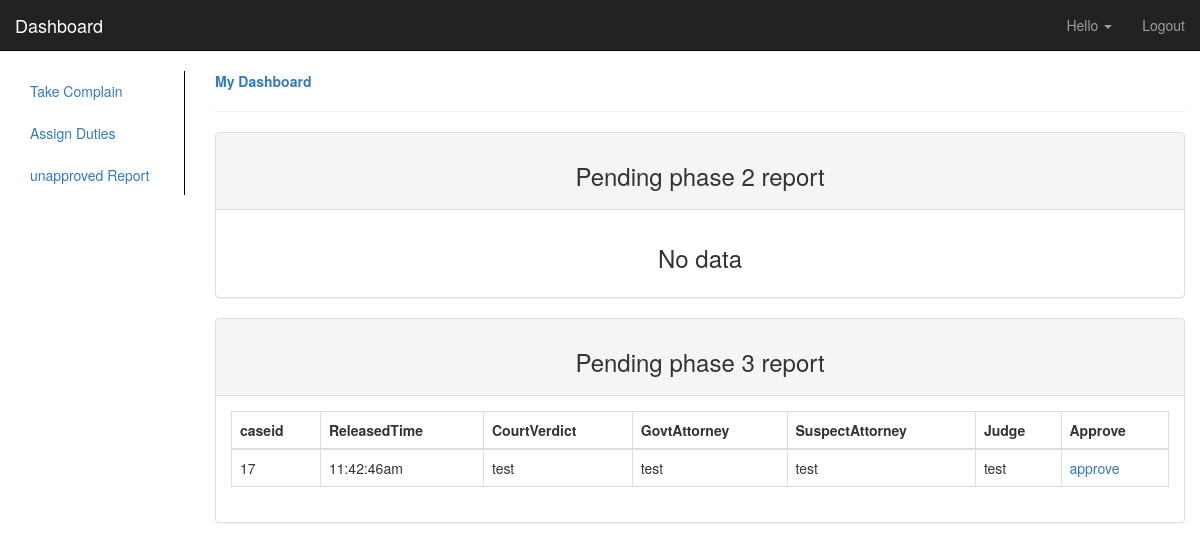
Page /inspector/un_rep.php on the committed database.
### tables this page shows
CREATE TABLE `unapp_phase3` (
  `case_id` int(10) NOT NULL,
  `released_for_court` varchar(255) NOT NULL,
  `court_verdict` varchar(255) NOT NULL,
  `govt_attorney` varchar(255) NOT NULL,
  `suspect_attorney` varchar(255) NOT NULL,
  `Judge` varchar(255) NOT NULL,
  `complainee_id` int(10) NOT NULL
);

### inspector/un_rep.php (the view, shortened to what this page needs)
<?php
include 'mysql.php';
$username = $_SESSION['username'];
$sql = "select * from officer_profile where username = '$username'";
$query = mysqli_query($con,$sql);
$result = mysqli_fetch_Array($query);
$fname = $result['fname'];
?>
<!DOCTYPE html>
<html lang="en">
<head>
  <link rel="stylesheet" href="https://maxcdn.bootstrapcdn.com/bootstrap/3.3.7/css/bootstrap.min.css">
</head>
<body>
<div id="top-nav" class="navbar navbar-inverse navbar-static-top">
    <div class="container-fluid">
        <div class="navbar-header">
            <a class="navbar-brand" href="#">Dashboard</a>
        </div>
        <div class="navbar-collapse collapse">
            <ul class="nav navbar-nav navbar-right">
                <li class="dropdown">
                    <a class="dropdown-toggle" role="button" data-toggle="dropdown" href="#"><i class="fa fa-user-circle"></i> Hello <?php echo $fname; ?> <span class="caret"></span></a>
                </li>
                <li><a href="logout1.php"><i class="fa fa-sign-out"></i> Logout</a></li>
            </ul>
        </div>
    </div>
</div>
<div class="col-lg-2 col-md-2 col-sm-3 col-xs-12">
    <ul class="nav nav-pills nav-stacked" style="border-right:1px solid black">
        <li><a href="verif.php"><i class="fa fa-tags"></i>Take Complain</a></li>
        <li><a href="dutymgmt.php"><i class="fa fa-tags"></i>Assign Duties</a></li>
        <li><a href="un_rep.php"><i class="fa fa-lock"></i> unapproved Report</a></li>
    </ul>
</div>
<div class="col-lg-10 col-md-10 col-sm-9 col-xs-12">
    <a href="#"><strong><span class="fa fa-dashboard"></span> My Dashboard</strong></a>
    <hr>
    <div class="panel panel-default">
      <div class="panel-heading panel-heading-custom">        <h3 class = "text-center">Pending phase 2 report</h3>       </div>
      <div class="panel-body">
<?php
$sql11 = "select * from unapp_phase2";
$query11 = mysqli_query($con,$sql11);
$count = mysqli_num_rows($query11);
if($count==0){
  echo "<h3 class = 'text-center'>  No data </h3>";
}
?>
      </div>
    </div>
    <div class="panel panel-default">
      <div class="panel-heading"> <h3 class = "text-center">Pending phase 3 report</h3>   </div>
      <div class="panel-body">
<?php
$sql3 = "select * from  unapp_phase3";
$query3 = mysqli_query($con,$sql3);
$count3 = mysqli_num_rows($query3);
if($count3==0){
  echo "<h3 class = 'text-center'>  No data </h3>";
}
else{
  while($result3 = mysqli_fetch_array($query3)){
  $caseid = $result3['case_id'];
  $released = $result3['released_for_court'];
  $verdict = $result3['court_verdict'];
  $govt = $result3['govt_attorney'];
  $suspect = $result3['suspect_attorney'];
  $judge = $result3['Judge'];
 ?>
 <table class = "table table-bordered">
   <thead>
     <tr>
       <th>caseid</th>
       <th>ReleasedTime</th>
       <th>CourtVerdict</th>
       <th>GovtAttorney</th>
       <th>SuspectAttorney</th>
       <th>Judge</th>
       <th>Approve</th>
     </tr>
   </thead>
   <tbody>
     <tr>
       <td><?php  echo $caseid; ?></td>
       <td><?php  echo $released; ?></td>
       <td><?php  echo $verdict; ?></td>
       <td><?php  echo $govt; ?></td>
       <td><?php  echo $suspect; ?></td>
       <td><?php  echo $judge; ?></td>
       <td>    <a href="phas3_approve.php?value=<?php echo $caseid; ?>">approve</a>     </td>
     </tr>
     <?php
}
}
      ?>
   </tbody>
 </table>
      </div>
    </div>
</div>
</body>
</html>

### rows in the picture
unapp_phase3: case_id "17", released_for_court "11:42:46am", court_verdict "test", govt_attorney "test", suspect_attorney "test", Judge "test"
